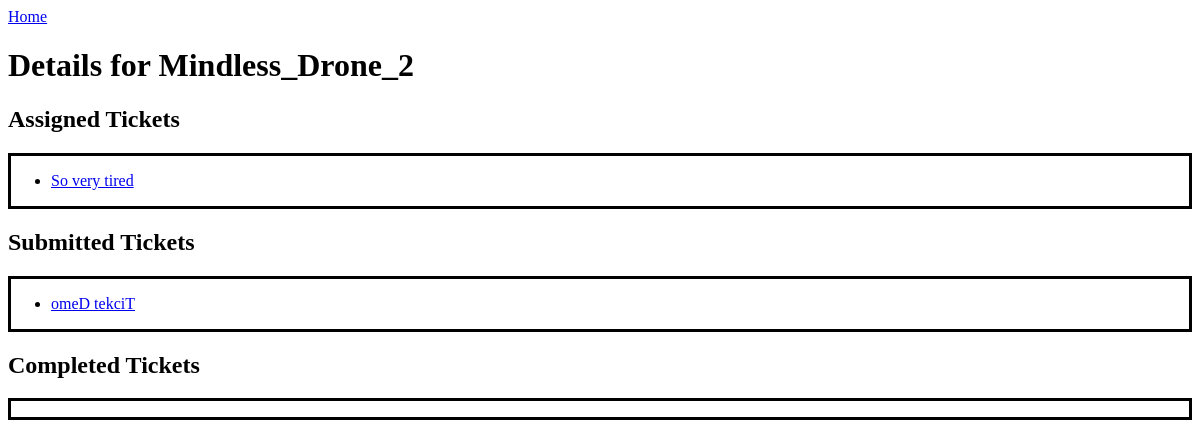
/author/3/ (signed in), run on an earlier commit of the app's database.
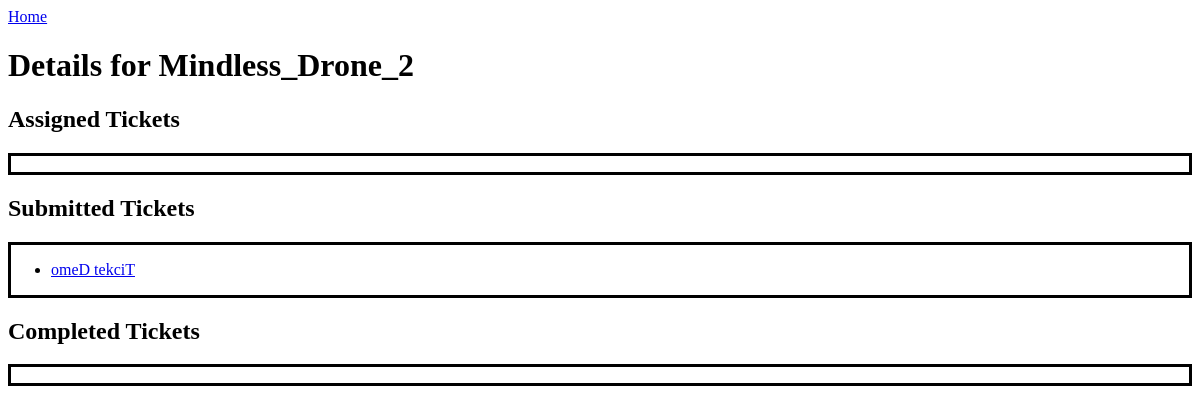
And on a later commit of the database.
### bugapp/models.py (models this page shows, shortened)
class Ticket(models.Model):
    STATUSES = (
        ('N', 'New'),
        ('IP', 'In Progress'),
        ('D', 'Done'),
        ('IN', 'Invalid')
    )
    title = models.CharField(max_length=120)
    time_stamp = models.DateTimeField(default=timezone.now)
    description = models.TextField()
    author = models.ForeignKey(CustomUser, on_delete=models.CASCADE, related_name='user_author') # Fix this maybe
    status = models.CharField(max_length=20, null=True, choices=STATUSES, default='N')
    assigned = models.ForeignKey(CustomUser, null=True, on_delete=models.SET_NULL, blank=True, related_name='user_assigned', default=None)
    finishing = models.ForeignKey(CustomUser, null=True, on_delete=models.SET_NULL, blank=True, related_name='user_finished', default=None)

### bugapp/views.py (the view)
# urls.py: path('author/<int:author_id>/', views.author_detail, name='authordetail'),
@login_required
def author_detail(request, author_id):
    current_author = CustomUser.objects.filter(id=author_id).first()
    assigned_tickets = Ticket.objects.filter(assigned=current_author)
    filed_tickets = Ticket.objects.filter(author=current_author)
    completed_tickets = Ticket.objects.filter(finishing=current_author)
    return render(request, 'author_detail.html', {'author': current_author, 'assigned': assigned_tickets, 'filed': filed_tickets, 'completed': completed_tickets })

### myuser/models.py (called while the page is built)
    def __str__(self):
        return self.username

### templates/author_detail.html (shortened to what this page needs)
<a href="/">Home</a>
<h1>Details for {{author}}</h1>
<h2>Assigned Tickets</h2>
<div style="border:solid black">
    <ul>
{% for ticket in assigned %}
   <li><a href='/ticketdetail/{{ticket.id}}'>{{ticket.title}}</li></a>
{% endfor %}
    </ul></div>
<h2>Submitted Tickets</h2>
<div style="border:solid black">
    <ul>
{% for ticket in filed %}
   <li><a href='/ticketdetail/{{ticket.id}}'>{{ticket.title}}</li></a>
{% endfor %}
    </ul></div>
<h2>Completed Tickets</h2>
<div style="border:solid black">
    </div>

What changed in the data, as far as the page shows it:
no longer on this page (row edited): Ticket: title "So very tired", shown under "Assigned Tickets"
